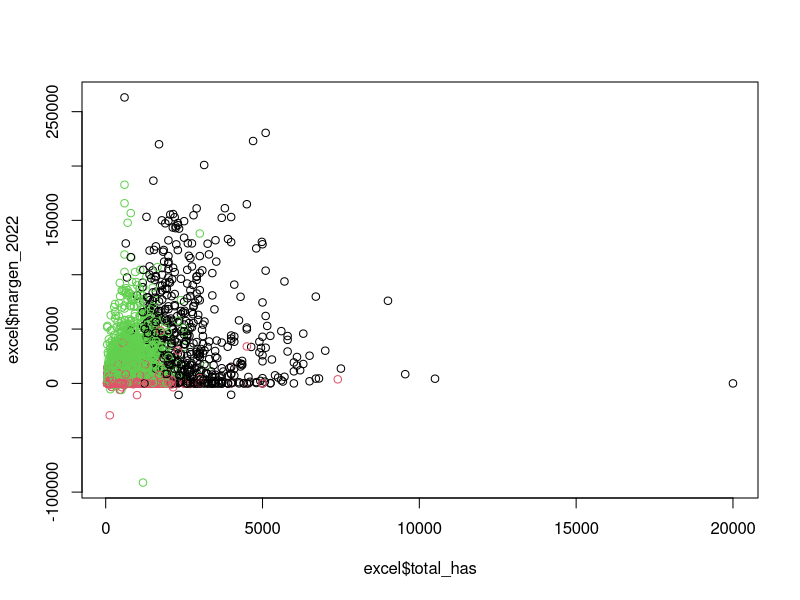
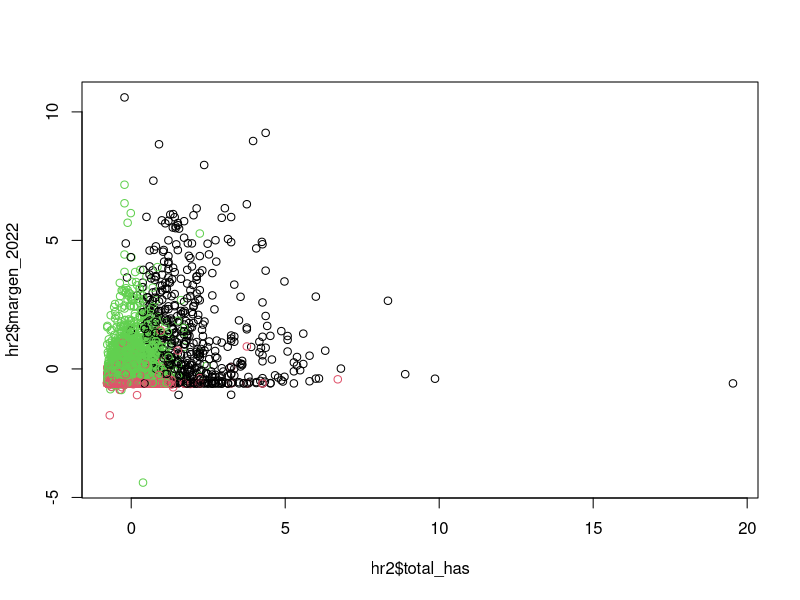
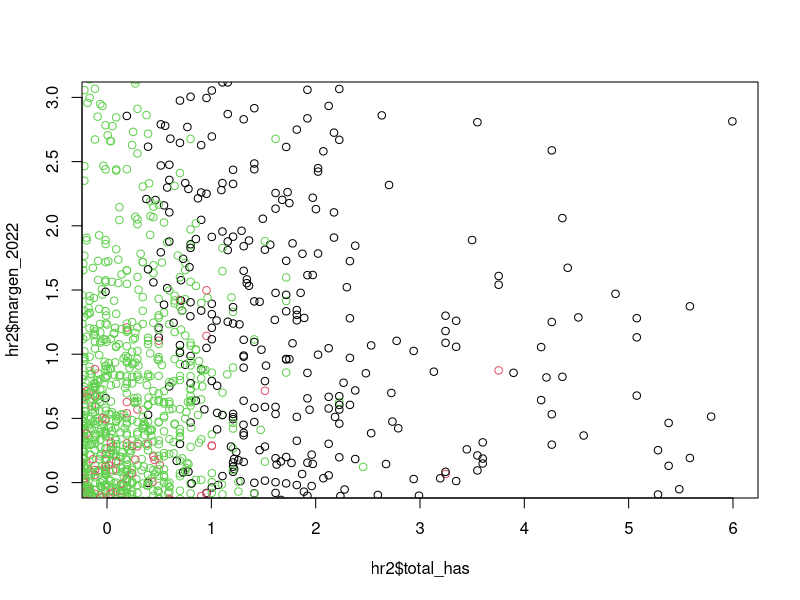
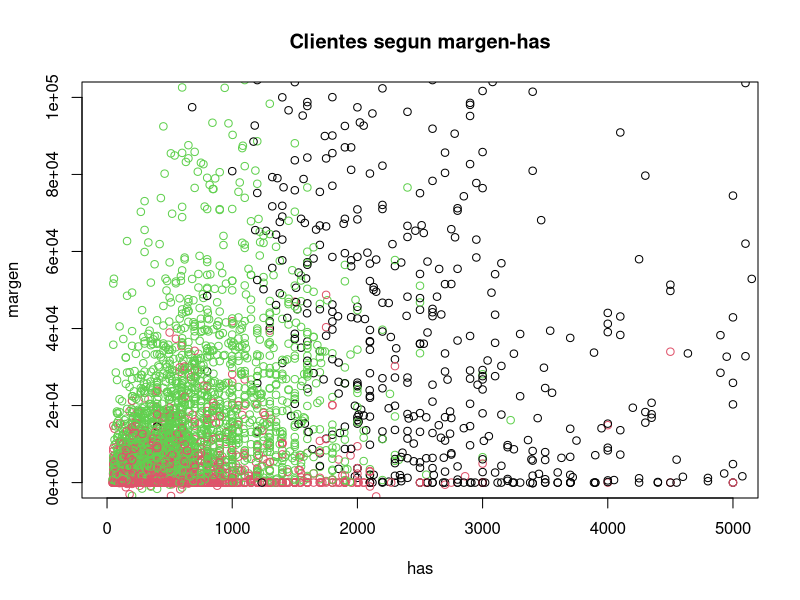
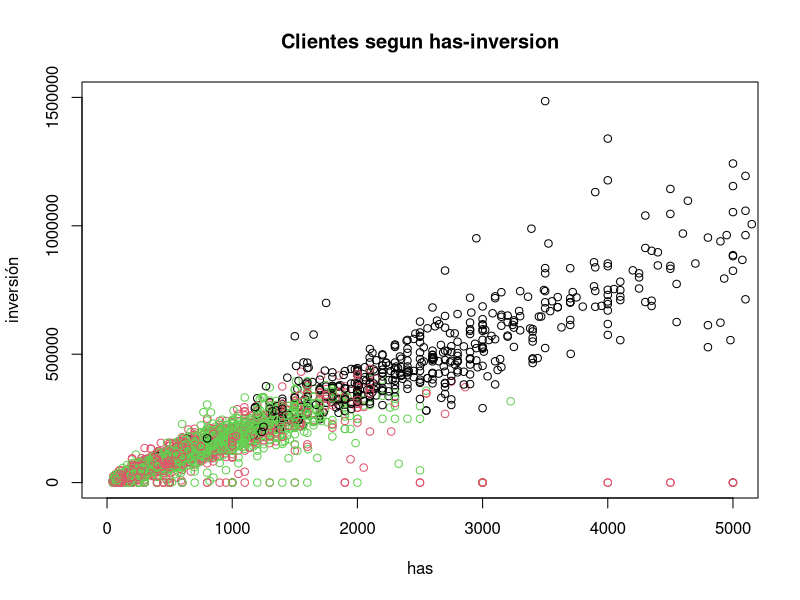
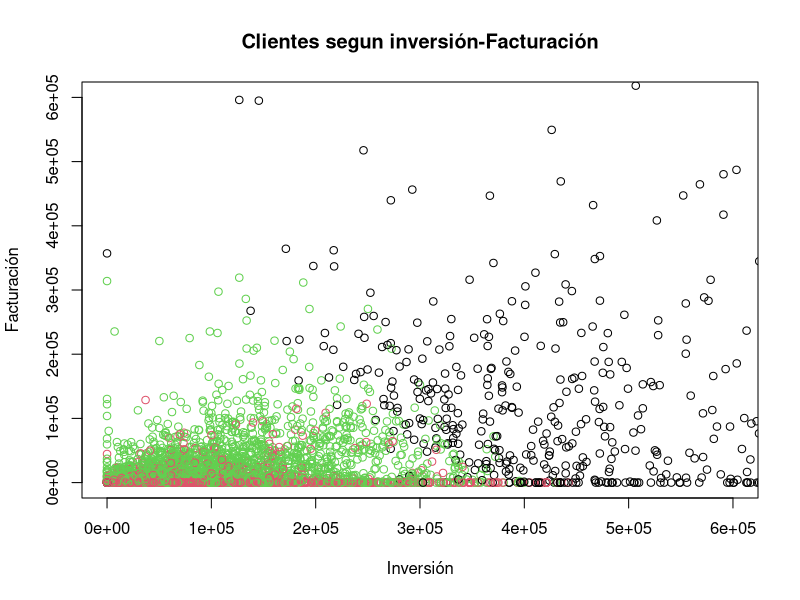
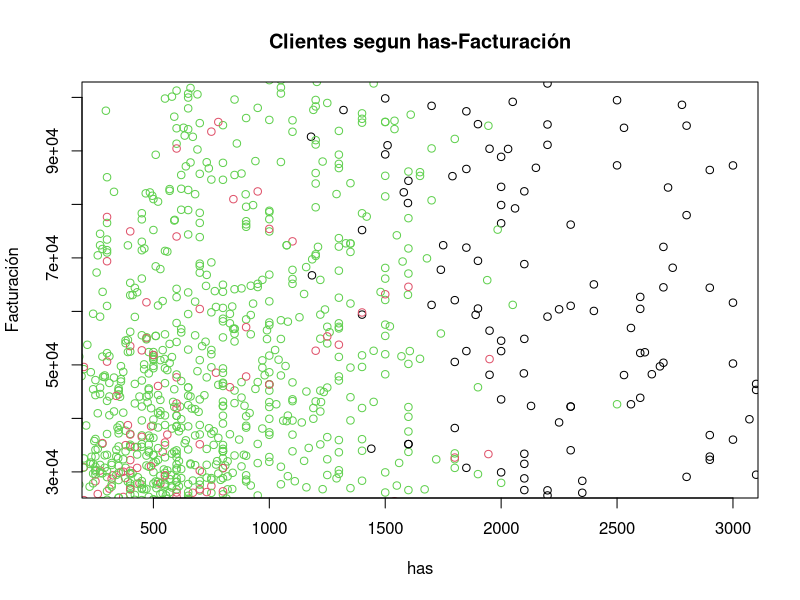
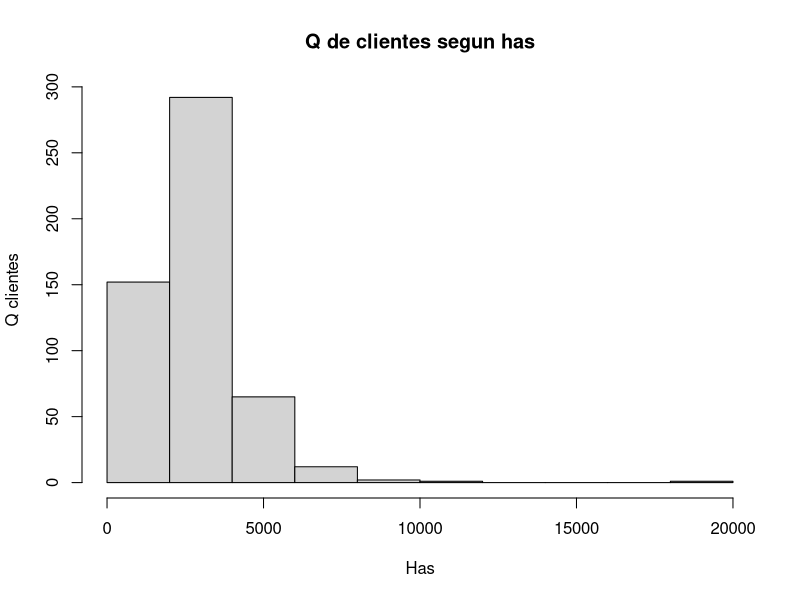

Recreate these plots in R, in order. (Note: this script raises an error after producing the figures.)
library(readxl)
setwd("C:/Eli compu/Portfolio")
excel<- read_excel("Datos_curados.xlsx")
h <- as.data.frame(excel)

Cliente_ID <- h$Cliente_ID
h$Cliente_ID <- NULL
Id <- h$Id
h$Id <- NULL
territorio <- h$TERRITORIO
h$TERRITORIO <- NULL
conca <- h$conca
h$conca <- NULL

#normalizamos
renormaliza<- function(v){(v-mean(v))/sd(v)}
for(i in 1:ncol(h))
{h[,i]<- renormaliza(h[,i])}

ag.kmeans <- kmeans(h,3)

plot(excel$total_has,excel$margen_2022 ,col=ag.kmeans$cluster)

# el grafico se ve muy apelotonado asi que voy a ver de acotar los ejes x 

which.max(h$total_has)
hr<-h[1:3755,]
hr<-rbind(hr,h[3757:nrow(h),])

#vamos a hacer lo mismo con eje y
which.max(h$margen_2022)
hr2<-hr[1:4425,]
hr2<-rbind(hr2,hr[4427:nrow(hr),])

#al cluster tambien le tenemos que sacar las 2 filas que sacamos la 3756 y la 4426
colores<-ag.kmeans$cluster
colores<-c(colores[1:3755],colores[3757:4426],colores[4428:length(colores)])

plot(hr2$total_has,hr2$margen_2022 ,col=colores)

#otra forma de verlo aumentado, mas simple es cortar el grafico
plot(hr2$total_has,hr2$margen_2022 ,col=colores,xlim = c(0,6),ylim = c(0,3))

#para hacer grafico sobre datos reales, no normalizados

plot(excel$total_has,excel$margen_2022 ,col=ag.kmeans$cluster,main="Clientes segun margen-has", 
     xlab="has",ylab="margen",xlim=c(0,5000),ylim=c(0,100000))
plot(excel$total_has,excel$total_inversion ,col=ag.kmeans$cluster,main="Clientes segun has-inversion", 
     xlab="has",ylab="inversión",xlim=c(0,5000),ylim=c(0,1500000))
plot(excel$total_inversion,excel$Total ,col=ag.kmeans$cluster,main="Clientes segun inversión-Facturación", 
     xlab="Inversión",ylab="Facturación",xlim=c(0,600000),ylim=c(0,600000))
plot(excel$total_has,excel$Total ,col=ag.kmeans$cluster,main="Clientes segun has-Facturación", 
     xlab="has",ylab="Facturación",xlim=c(300,3000),ylim=c(28000,100000))


hist(excel$total_has[which(ag.kmeans$cluster==1)], main = "Q de clientes segun has", 
     xlab= "Has",ylab="Q clientes")
summary(excel$total_has[which(ag.kmeans$cluster==1)])

#quiero saber cuantos clientes tienen cero has
length(which(excel$total_has[which(ag.kmeans$cluster==1)]==0))

#para ver caracteristicas de cada segmento
boxplot(excel$Antigüedad_Cliente~ag.kmeans$cluster)
boxplot(excel$`%_de_recurrencia_compra`~ag.kmeans$cluster)
boxplot(excel$Frecuencia_Compra_Ano~ag.kmeans$cluster,ylim=c(2,15))
boxplot(excel$Dias_ultima_compra~ag.kmeans$cluster,ylim=c(70,500))
boxplot(excel$Categoria_campana~ag.kmeans$cluster)
boxplot(excel$Facturacion_2022~ag.kmeans$cluster,ylim=c(20000,100000))


# es para conocer la paleta de colores
barplot(1:8,col=1:8)

#esto es para exportarlo a csv, para saber la ruta pongo en la consola getwd()
Resultado <- cbind(conca ,ag.kmeans$cluster)
Resultado <- as.data.frame(Resultado)
write.csv(Resultado,"Resultado.csv")

#esto es para ver caracteristicas de los clusters
View(h)

View(excel)
# esto es para ver la tabla de resultados de los clusters-> table(Resultado$V2)

boxplot(excel$total_inversion ~ ag.kmeans$cluster )
excel2 <- excel[which(ag.kmeans$cluster==2),]
excel1 <- excel[which(ag.kmeans$cluster==1),]
excel3 <- excel[which(ag.kmeans$cluster==3),]
summary(excel3$margen_2022)

 summary(excel2$total_inversion)
 summary(excel1$total_inversion)
 summary(excel3$total_inversion)
 summary(excel3$total_has)
 summary(excel1$Facturacion_2022)
 summary(excel2$Facturacion_2022)
 summary(excel3$Facturacion_2022)
 boxplot(excel$Facturacion_2022 ~ ag.kmeans$cluster )

boxplot(excel$margen_2022 ~ excel$Categoria_campana)
boxplot(excel$Facturacion_2022 ~ excel$Qaños_recurrencia_compra)
fe <- excel$Facturacion_2022[which(excel$Qaños_recurrencia_compra==max(excel$Qaños_recurrencia_compra))]
hist(fe)
fp <- h$Facturacion_2022[which(h$persona_fisica==max(h$persona_fisica))]
hist(fp)
# para la proxima estos histogramas pero separados por ag.kmeans$cluster y ver cuando las 2 vbles son discretas
boxplot(excel$`%_de_recurrencia_compra` ~ ag.kmeans$cluster)
boxplot(excel$total_has ~ ag.kmeans$cluster,ylim=c(300,3000))
boxplot(excel$Total ~ ag.kmeans$cluster,ylim=c(20000,70000))
boxplot(excel$Facturacion_2022 ~ ag.kmeans$cluster,ylim=c(20000,50000))
boxplot(excel$cross ~ ag.kmeans$cluster)
boxplot(excel$Antigüedad_Cliente ~ ag.kmeans$cluster)
boxplot(excel$Categoria_campana ~ ag.kmeans$cluster)
boxplot(excel$Frecuencia_Compra_Ano ~ ag.kmeans$cluster,ylim=c(2,8))
boxplot(excel$Dias_ultima_compra ~ ag.kmeans$cluster,ylim=c(0,300))
boxplot(excel$Maiz_temprano + excel$Maiz_tardio + excel$Trigo ~ ag.kmeans$cluster)
boxplot(excel$Qaños_recurrencia_compra  ~ ag.kmeans$cluster)
table(ag.kmeans$cluster)

#esto es para exportarlo a csv, para saber la ruta pongo en la consola getwd()
Resultado <- cbind(conca,ag.kmeans$cluster)
Resultado <- as.data.frame(Resultado)
write.csv(Resultado,"Resultado.csv")

#para buscar la cantidad de centroide optimo

library(fpc)
#no la ejecute porque tarda mucho
t1 <- Sys.time()
ag.pamk <- pamk(h)
t2 <- Sys.time()
t2-t1
ag.pamk$nc
boxplot(excel$Facturacion_2022 ~ ag.pamk$pamobject$clustering )
boxplot(excel$margen_2022 ~ ag.pamk$pamobject$clustering )
boxplot(excel$Antigüedad_Cliente ~ ag.pamk$pamobject$clustering )
boxplot(excel$Frecuencia_Compra_Ano ~ ag.pamk$pamobject$clustering,ylim=c(2,16) )
boxplot(excel$Categoria_campana ~ ag.pamk$pamobject$clustering )
boxplot(excel$total_inversion ~ ag.pamk$pamobject$clustering )
boxplot(excel$total_has ~ ag.pamk$pamobject$clustering,ylim=c(300,3000) )
boxplot(excel$Maiz_temprano + excel$Maiz_tardio ~ ag.pamk$pamobject$clustering )
boxplot(excel$Trigo ~ ag.pamk$pamobject$clustering )
boxplot(excel$Soja_1era + excel$Soja_2da ~ ag.pamk$pamobject$clustering )
ht <- cbind(h$Facturacion_2022,h$Cebada+h$Trigo)
cor(ht)

boxplot(h$cross ~ ag.pamk$pamobject$clustering )
boxplot(h$Trigo + h$Maiz_temprano + h$Maiz_tardio ~ ag.pamk$pamobject$clustering )

hh <- cbind(h$Facturacion_2022, h$Soja_1era, h$Soja_2da,h$Trigo,h$Maiz_temprano, h$Maiz_tardio,
            h$Cebada, h$Girasol)
cor(hh)
pairs(hh)

ag.kmeans <- kmeans(h,3)
plot(excel$total_has,excel$margen_2022 ,col=ag.kmeans$cluster)
boxplot(excel$Maiz_temprano+excel$Maiz_tardio ~ excel$TERRITORIO)
fe <- h$Facturacion_2022[which(h$Categoria_campana)]
hist(fe)
